Frame 1 (no input): blank canvas, image omitted
Frame 60 (no input): blank canvas, image omitted
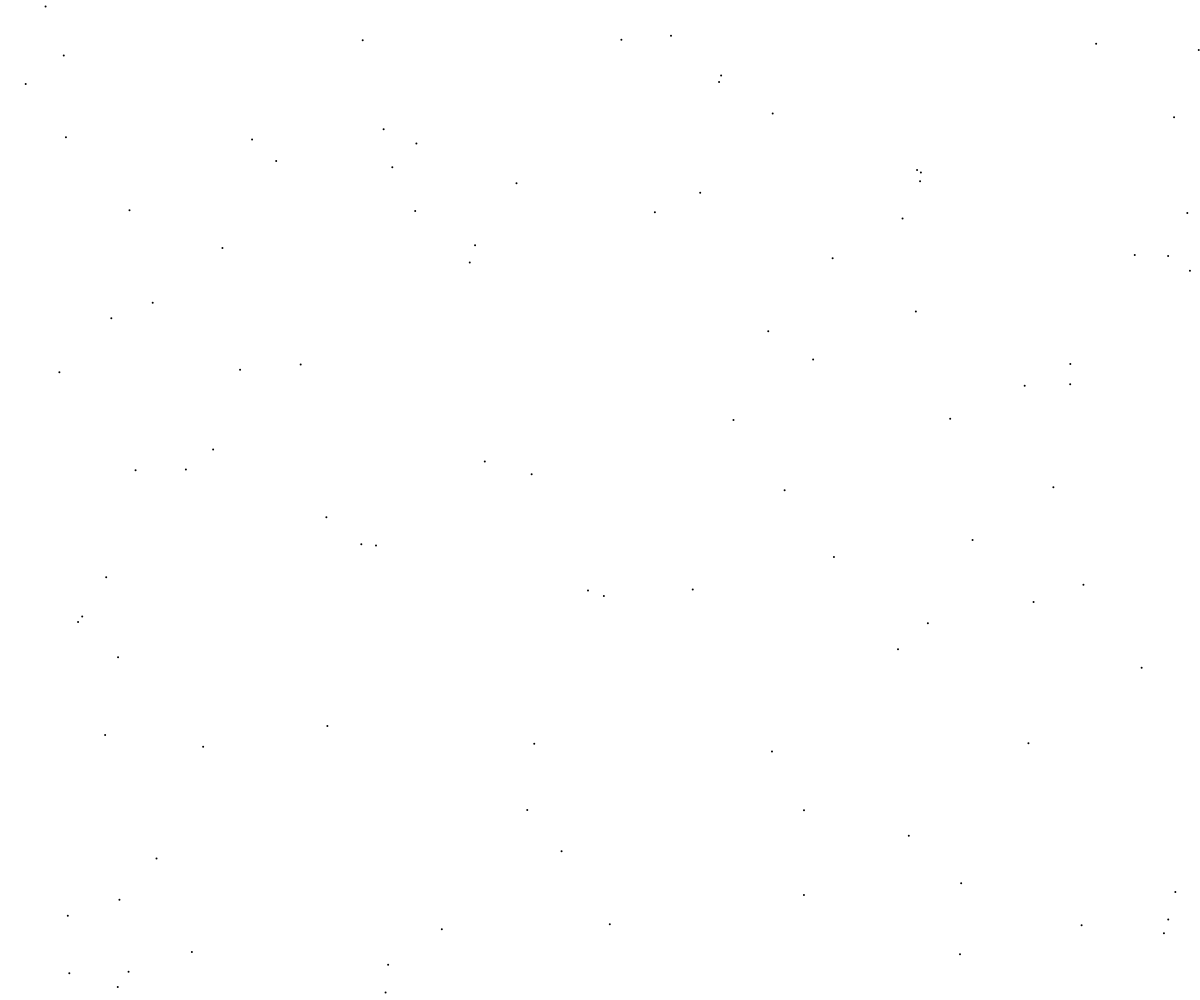
Frame 120 (the mouse pressed at the canvas centre since frame 60)

The p5.js sketch whose frames 1 and 60 were blank and that drew this single picture after the mouse press (run headless with seeded random() and noise() and a simulated clock; from frame 60 on, the mouse is pressed at the canvas centre):

// p5.js sketch
// ── sketch.js

// パーティクルを表すクラス
class Particle {
    constructor() {
        this.x = random(width);
        this.y = random(height);
        this.vx = random(-1, 1);
        this.vy = random(-1, 1);
    }

    update() {
        this.x += this.vx;
        this.y += this.vy;

        // 画面の端に到達した場合の処理
        if (this.x <= 0 || this.x >= width) this.vx *= -1;
        if (this.y <= 0 || this.y >= height) this.vy *= -1;
    }

    show() {
        stroke(0);
        strokeWeight(2);
        point(this.x, this.y);
    }
}

let particles = [];

function setup() {
    createCanvas(windowWidth, windowHeight);
    for (let i = 0; i < 100; i++) {
        particles.push(new Particle());
    }
}

function draw() {
    background(255);

    for (let particle of particles) {
        particle.update();
        particle.show();
    }
}
